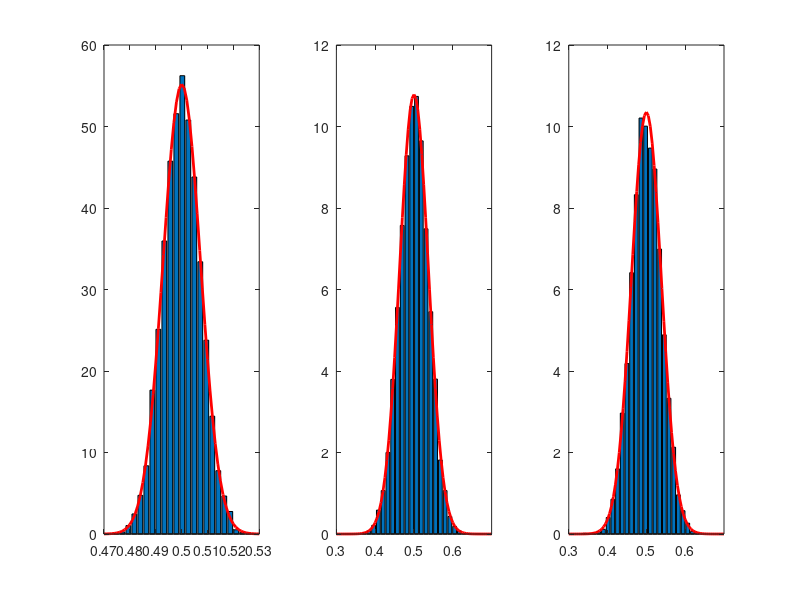

Source code (MATLAB):
% Final1_RandGen
%
% This routine generates estimates and histograms for a, b, and c
% in a polynomial fit of a + b*x + c*x^2

N = 501       % number of x-samples
M = 10000     % number of realizations

x = linspace(0,1,N);  x = x';  %array of x-values

% Set up the "actual" a, b, and c
a = 0.5 + 0.05*randn(N,M);
b = 0.5 + 0.05*randn(N,M);
c = 0.5 + 0.05*randn(N,M);

% Set up the arrays y and A
x1 = repmat(x,1,M);
y = a + b.*x1 + c.*x1.^2;
A = [x.^0 x x.^2];

% Compute least square estimates, their average, and their standard
% deviations
lse = A\y;
avg = sum(lse,2)/M
sm = repmat(avg,1,M); sm = (lse - sm).^2;
variance = sum(sm,2)/(M-1);  sigma = sqrt(variance)

% Calculate expected error at the 75% and 90% confidence levels
err75 = sqrt(2)*erfinv(0.75)*sigma,  err90 = sqrt(2)*erfinv(0.9)*sigma

% Plot probability histograms
nbin = 25;
subplot(1,3,1)
[h,c]=hist(lse(1,:),nbin);  
xc=c(2)-c(1);  h=h/(M*xc);  bar(c,h)
axis([0.47 0.53 0.0 60.0]);
xd=0.47:0.001:0.53; g=normpdf(xd,avg(1),sigma(1));
line(xd,g,'Linewidth',2,'Color','r')
subplot(1,3,2)
[h,c]=hist(lse(2,:),nbin);  
xc=c(2)-c(1);  h=h/(M*xc);  bar(c,h)
axis([0.3 0.7 0.0 12.0]); 
xd=0.3:0.005:0.7; g=normpdf(xd,avg(2),sigma(2));
line(xd,g,'Linewidth',2,'Color','r') 
subplot(1,3,3)
[h,c]=hist(lse(3,:),nbin);
xc=c(2)-c(1);  h=h/(M*xc);  bar(c,h)
axis([0.3 0.7 0.0 12.0]);  
xd=0.3:0.005:0.7; g=normpdf(xd,avg(3),sigma(3));
line(xd,g,'Linewidth',2,'Color','r')  
